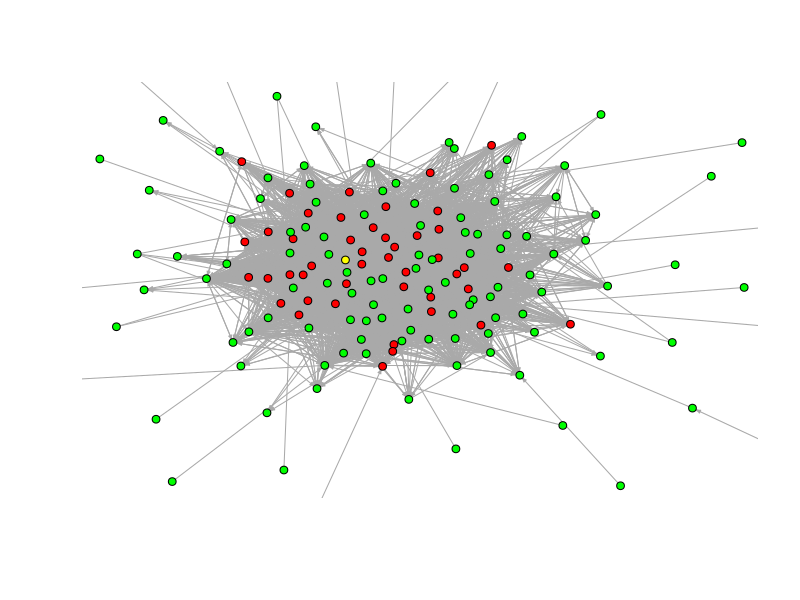

The R source for this figure:
library(igraph)

raw_graph_data = read.csv(file="social_network_graph_data.csv", header=FALSE, sep=" ")

graph_data <- raw_graph_data[3:nrow(raw_graph_data), 1:2]
str(graph_data)

raw_graph <- graph_from_data_frame(graph_data, directed=TRUE)
graph = simplify(raw_graph)

# check if graph has 167 vertices & 5783 edges
print(vcount(graph))
print(ecount(graph))

# CONDUCT DISTRIBUTION SIMULATION

# mark all nodes as non-infected
for(vertex_index in V(graph)) {
  V(graph)[vertex_index]$infected = F
  V(graph)[vertex_index]$color = "green"
}
print(V(graph)$infected)

# set a random node to be infected
random_index = sample(1:vcount(graph), 1)
print(random_index)
V(graph)[random_index]$infected = T
V(graph)[random_index]$color = "yellow"

#infect neighbors of sampled node
for(neighbor in neighbors(graph, V(graph)[random_index])) {
  V(graph)[neighbor]$infected=T
  V(graph)[neighbor]$color="red"
}

plot(graph, rescale = TRUE, ylim=c(-.8,.8),xlim=c(-.8,.8), edge.arrow.size = .25, asp = 0, vertex.label=NA, vertex.size=2, layout=layout.drl(graph))


